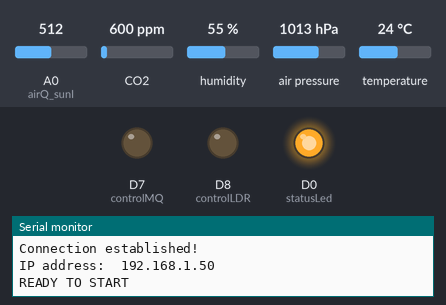
The sketch below on a simulated ESP8266 (NodeMCU). Shown: output pins drawn as LEDs (lit = HIGH), the last lines printed to the serial monitor. Inputs (shaded band) come from the test bench; at power-on: A0 (airQ_sunI) = 512, CO2 600 ppm, humidity 55 %, air pressure 1013 hPa, temperature 24 °C. WiFi joins after 1.5 s; servers stay silent unless stated.

Above: at 5.5 s.
At 7.5 s:
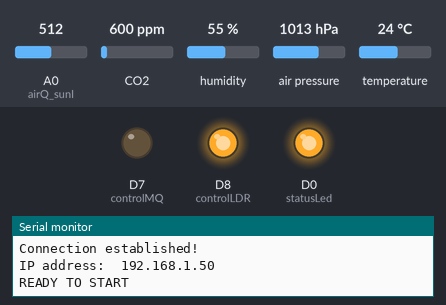
At 8.51 s:
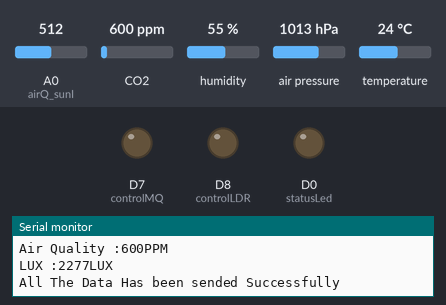
At 15.1 s:
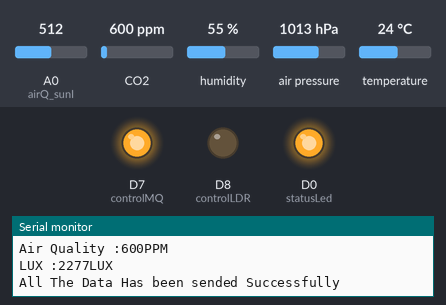
Timing chart, 0 to 16.3 s (numbered marks = the images above):
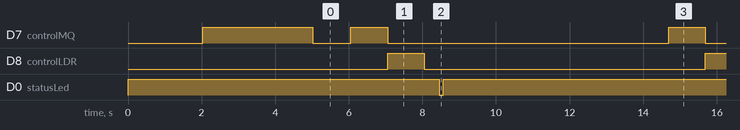

Measured:
- by itself, D7 (controlMQ): repeats every 8.6 s: HIGH 1.0 s, LOW 7.6 s
- by itself, D8 (controlLDR): alternates HIGH for 1.0 s and LOW for 7.6 s
- by itself, D0 (statusLed): alternates HIGH for 8.5 s and LOW for 0.10 s

The sketch:

mainSat.ino
```cpp
/*
  ------------------------
  Author : Sukarna Jana
  Date   : 02/06/2022
  Title  : Pico Satterlite
  ------------------------

  Pin Connection:
  RTC Module
  Micro SD Card Module
  MQ
  LDR


  ThingSpeak config -----
  Field 1 = Temperature
  Field 2 = Humidity
  Field 3 = Air Quality
  Field 4 = Light Intensity
  Field 5 = Air Pressure

  PinOut Connection------
  DHT11 --> ESP8266-12E
   VCC         3.3V
   OUT         D3
   GND         GND
  BMP180 --> ESP8266-12E
   VIN         3.3V
   GND         GND
   SCL         D1
   SDA         D2
*/

#include <ESP8266WiFi.h>
#include "ThingSpeak.h"
#include <Adafruit_BMP085.h>
#include <Wire.h>
#include "DHT.h"
#include "MQ135.h"

#define dhtType DHT11
#define dhtPin D3
#define statusLed D0
#define airQ_sunI A0
#define controlMQ D7
#define controlLDR D8
WiFiClient  client;
Adafruit_BMP085 bmp;

const char* ssid = "LocalNetwork";
const char* password = "sukarna jana";

unsigned long myChannelID = 1760052;
const char * myWriteAPIKey = "Y24XIRWTTTL3P61X";

// For LDR Luximeter
#define VIN 3.3
#define R 220
int LDR_Val;

int humi, temp;
int bmpT, bmpP;
int airQ;
int luxV;

DHT dht(dhtPin, dhtType);

void setup() {
  dht.begin();
  Serial.begin(115200);
  ThingSpeak.begin(client);

  pinMode(controlMQ, OUTPUT);
  pinMode(controlLDR,OUTPUT);

  digitalWrite(controlMQ,0);
  digitalWrite(controlLDR,0);

  pinMode(statusLed, OUTPUT);
  digitalWrite(statusLed, 1);

  // ---- CHECK INTERNET CONNECTION- //
  WiFi.begin(ssid, password);
  Serial.print("Connecting to ");
  Serial.print(ssid);
  Serial.println(" ...");
  int i = 0;
  while (WiFi.status() != WL_CONNECTED) {
    delay(1000);
    Serial.print('.');
  }
  Serial.println('\n');
  Serial.println("Connection established!");
  Serial.print("IP address:\t");
  Serial.println(WiFi.localIP());

  // ---- CHECK ALL THE SENSORS ---- //
  if (!bmp.begin()) {
    Serial.println("Could not find a valid BMP180 sensor, check wiring!");
    digitalWrite(statusLed, 0);
    while (1) {}
  }
  if (int(dht.readHumidity()) > 100 || int(dht.readTemperature()) > 150) {
    Serial.println("There is Some issue with DHT Sensor");
    digitalWrite(statusLed, 0);
  }

  Serial.println("READY TO START");
  digitalWrite(controlMQ,1);
  delay(3000);
  digitalWrite(controlMQ,0);
}

void loop() {

    // ------------- TEMP & HUMI ------------- //
    humi = dht.readHumidity();
    temp = dht.readTemperature();
    delay(500);
    // ------------- TEMP & PA --------------- //
    bmpT = bmp.readTemperature();
    bmpP = bmp.readPressure();
    delay(500);
    // ------------- PPM --------------------- //
    digitalWrite(controlMQ,1);
    delay(1000);
    MQ135 gasSensor = MQ135(airQ_sunI);
    airQ = gasSensor.getPPM();
    digitalWrite(controlMQ,0);
    // ------------- LUX --------------------- //
    digitalWrite(controlLDR,1);
    delay(1000);
    LDR_Val = analogRead(airQ_sunI);
    float Vout = float(LDR_Val) * (VIN / float(1023));
    float RLDR = (R * (VIN - Vout))/Vout;
    luxV = 500/(RLDR/1000);
    digitalWrite(controlLDR,0);
    // ------------- PRINT ALL DATA ---------- //
    Serial.println("---- Data ----");
    Serial.print("Humidity :");
    Serial.print(humi);
    Serial.print(" %\nTemperature :");
    Serial.print(temp);
    Serial.print(" *C\nBMP180 Temp. :");
    Serial.print(bmpT);
    Serial.print(" *C\nPressure :");
    Serial.print(bmpP);
    Serial.print(" Pa\nAir Quality :");
    Serial.print(airQ);
    Serial.print("PPM\nLUX :");
    Serial.print(luxV);
    Serial.print("LUX\n");

    ThingSpeak.setField(1,temp);
    ThingSpeak.setField(2,bmpT);
    ThingSpeak.setField(3,humi);
    ThingSpeak.setField(4,bmpP);
    ThingSpeak.setField(5,airQ);
    ThingSpeak.setField(6,luxV);
    int x = ThingSpeak.writeFields(myChannelID,myWriteAPIKey);

    if(x == 200){
      Serial.println("All The Data Has been sended Successfully");
    }
    else{
      Serial.println("Some Error has happend");
      Serial.print("Status : ");
      Serial.println(x);
    }

    digitalWrite(statusLed, 1);
    delay(100);
    digitalWrite(statusLed, 0);
    delay(100);
    digitalWrite(statusLed, 1);
    delay(100);

    delay(5000);
}
```
